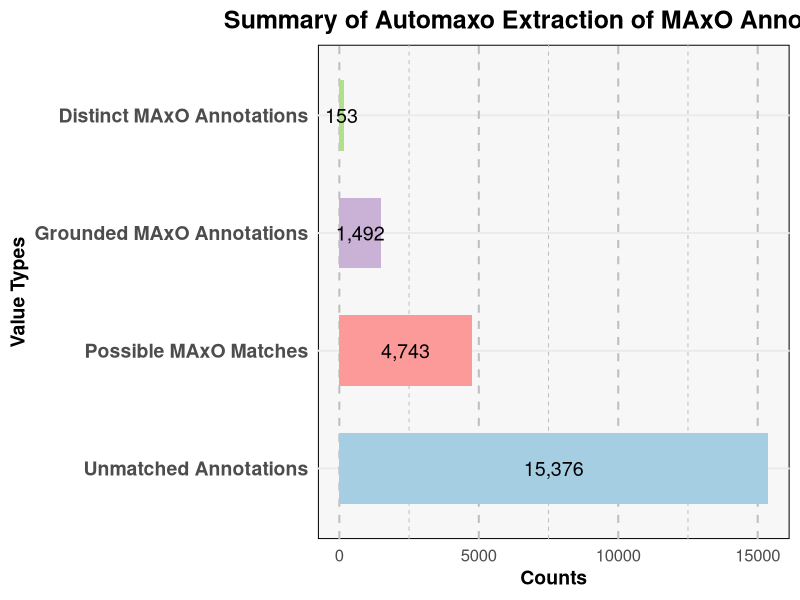

The R source for this figure:
# Load required libraries
library(ggplot2)
library(scales)

# Create the data frame and rename columns
data1 <- data.frame(
  Value_Types = c('Unmatched Annotations', 'Possible MAxO Matches', 
                  'Grounded MAxO Annotations', 'Distinct MAxO Annotations'),
  Counts = c(15376, 4743, 1492, 153)
)

# Reorder the Value_Types based on Counts in descending order
data1$Value_Types <- factor(data1$Value_Types, levels = data1$Value_Types[order(data1$Counts, decreasing = TRUE)])

# Define custom colors with less solid colors (pastel shades)
custom_colors <- c("Unmatched Annotations" = "#a6cee3",  # pastel blue
                   "Possible MAxO Matches" = "#fb9a99",  # pastel pink
                   "Grounded MAxO Annotations" = "#cab2d6",  # pastel purple
                   "Distinct MAxO Annotations" = "#b2df8a")  # pastel green

# Create the plot
plot <- ggplot(data1, aes(x = Counts, y = Value_Types, fill = Value_Types)) +
  geom_bar(stat = 'identity', width = 0.6) +
  scale_fill_manual(values = custom_colors) +
  theme_minimal(base_size = 15) +
  labs(
    title = "Summary of Automaxo Extraction of MAxO Annotations",
    x = "Counts",
    y = "Value Types"
  ) +
  geom_text(aes(label = scales::comma(Counts)), 
            position = position_stack(vjust = 0.5), 
            color = "black", size = 5) +
  theme(
    plot.title = element_text(hjust = 0.5, face = "bold", size = 18),
    axis.title.x = element_text(face = "bold", size = 14),
    axis.title.y = element_text(face = "bold", size = 14),
    axis.text.y = element_text(face = "bold", size = 14),
    legend.position = "none",
    panel.background = element_rect(fill = "#f7f7f7"),
    panel.grid.major.x = element_line(color = "gray", linetype = "dashed"),
    panel.grid.minor.x = element_line(color = "gray", linetype = "dashed")
  )

# Save the plot as a JPG file
ggsave("evaluation/plot.jpg", plot = plot, device = "jpeg", width = 12, height = 8, dpi = 300)
